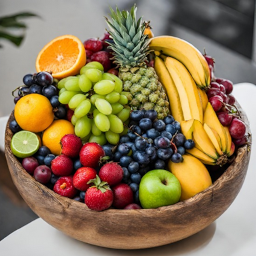
//> input picture src/Colorizando Imagens Cinzentas com Mapas de Cores/frutas.png, 256 x 256 px
$ ./colorspace frutas.png   (built with g++ and OpenCV 4)
//> lines starting //> are read from the running program, lines starting //| are printed output that depends on the picture
#include <iostream>
#include <opencv2/opencv.hpp>
#include <vector>

int main(int argc, char** argv){
  cv::Mat image, gray;

  if(argc != 2){
    std::cerr << "Uso: " << argv[0] << " <Image_Path>\n";
    return -1;
  }

  image = cv::imread(argv[1], cv::IMREAD_COLOR);
//> image is the input picture: 256 rows x 256 cols, CV_8UC3; mean B, G, R 86.1, 119, 140.6

  if (!image.data) {
    std::cerr << "Nao abriu " << argv[1] << std::endl;
    return -1;
  }

  cv::cvtColor(image, gray, cv::COLOR_BGR2GRAY);
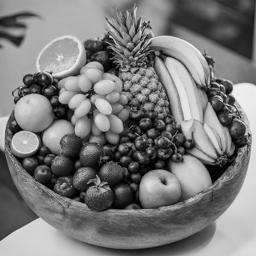
//> gray: 256 rows x 256 cols, CV_8UC1; min 0, max 246, mean 121.7

  cv::Mat jet, hot, cool, ocean, magma;
  cv::applyColorMap(gray, jet,   cv::COLORMAP_JET);
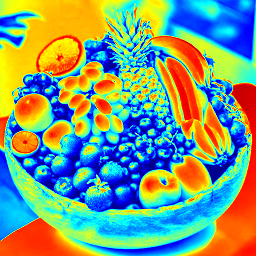
//> jet: 256 rows x 256 cols, CV_8UC3; mean B, G, R 127.2, 156.9, 122.9
  cv::applyColorMap(gray, hot,   cv::COLORMAP_HOT);
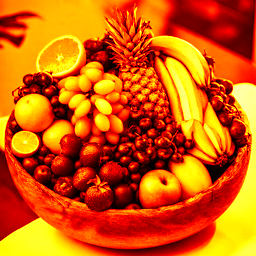
//> hot: 256 rows x 256 cols, CV_8UC3; mean B, G, R 5.4, 90.9, 210.7
  cv::applyColorMap(gray, cool,  cv::COLORMAP_COOL);
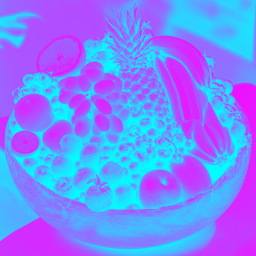
//> cool: 256 rows x 256 cols, CV_8UC3; mean B, G, R 255, 133.3, 121.7
  cv::applyColorMap(gray, ocean, cv::COLORMAP_OCEAN);
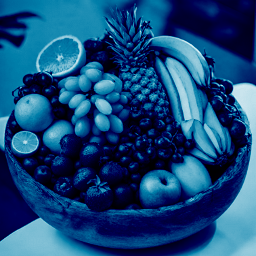
//> ocean: 256 rows x 256 cols, CV_8UC3; mean B, G, R 121.7, 72.3, 21.6
  cv::applyColorMap(gray, magma, cv::COLORMAP_MAGMA);
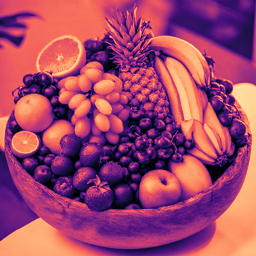
//> magma: 256 rows x 256 cols, CV_8UC3; mean B, G, R 106.9, 68.8, 161.3

  cv::imshow("Original", image);
  cv::imshow("Gray", gray);
  cv::imshow("JET", jet);
  cv::imshow("HOT", hot);
  cv::imshow("COOL", cool);
  cv::imshow("OCEAN", ocean);
  cv::imshow("MAGMA", magma);

  cv::waitKey(0);
  return 0;
}
